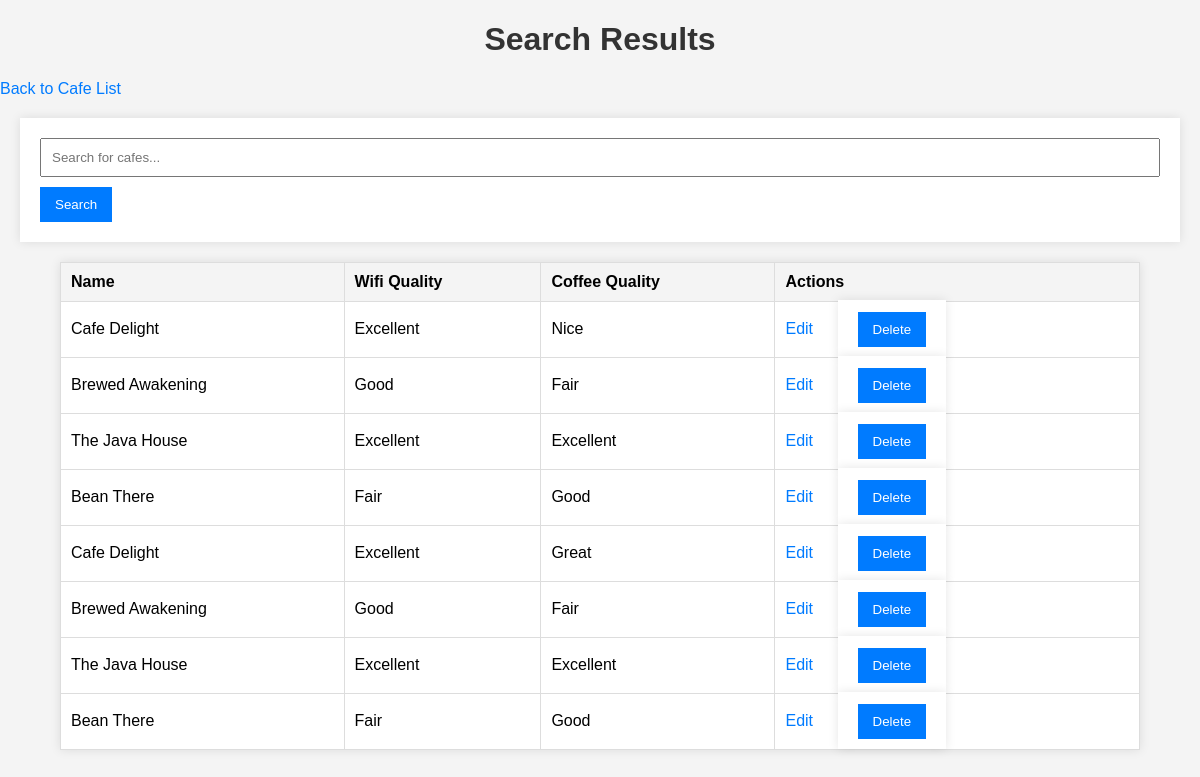
Screenshot of /search with the database file from the repository.
### tables this page shows
CREATE TABLE cafes (
            id INTEGER PRIMARY KEY AUTOINCREMENT,
            name TEXT NOT NULL,
            wifi TEXT NOT NULL,
            coffee TEXT NOT NULL
        );

### app.py (the view)
@app.route('/search', methods=['GET'])
def search():
    query = request.args.get('query', '')
    conn = get_db()
    cafes = conn.execute('SELECT * FROM cafes WHERE name LIKE ?', (f'%{query}%',)).fetchall()
    conn.close()
    return render_template('search.html', cafes=cafes, query=query)

### app.py (called while the page is built)
def get_db():
    conn = sqlite3.connect(DATABASE)
    conn.row_factory = sqlite3.Row
    return conn

### Templates/search.html (shortened to what this page needs)
<!DOCTYPE html>
<html lang="en">
<head>
    <link rel="stylesheet" href="{{ url_for('static', filename='styles.css') }}">
</head>
<body>
    <h1>Search Results</h1>
    <a href="{{ url_for('index') }}">Back to Cafe List</a>
    <form action="{{ url_for('search') }}" method="GET">
        <input type="text" name="query" value="{{ query }}" placeholder="Search for cafes...">
        <button type="submit">Search</button>
    </form>
    <table>
        <thead>
            <tr>
                <th>Name</th>
                <th>Wifi Quality</th>
                <th>Coffee Quality</th>
                <th>Actions</th>
            </tr>
        </thead>
        <tbody>
            {% for cafe in cafes %}
            <tr>
                <td>{{ cafe.name }}</td>
                <td>{{ cafe.wifi }}</td>
                <td>{{ cafe.coffee }}</td>
                <td>
                    <a href="{{ url_for('edit_cafe', id=cafe.id) }}">Edit</a>
                    <form action="{{ url_for('delete_cafe', id=cafe.id) }}" method="POST" style="display:inline;">
                        <button type="submit">Delete</button>
                    </form>
                </td>
            </tr>
            {% endfor %}
        </tbody>
    </table>
</body>
</html>

### Static/styles.css (style rules this page uses)
body { font-family: Arial, sans-serif; margin: 0; padding: 0; background-color: #f4f4f4; }
h1 { color: #333; text-align: center; }
a { text-decoration: none; color: #007bff; }
table { width: 90%; margin: 20px auto; border-collapse: collapse; background: #fff; box-shadow: 0 0 10px rgba(0,0,0,0.1); }
table, th, td { border: 1px solid #ddd; }
th, td { padding: 10px; text-align: left; }
th { background-color: #f4f4f4; }
form { margin: 20px; padding: 20px; background: #fff; box-shadow: 0 0 10px rgba(0,0,0,0.1); }
input { padding: 10px; width: 100%; box-sizing: border-box; margin-bottom: 10px; }
button { padding: 10px 15px; color: #fff; background-color: #007bff; border: none; cursor: pointer; }

### rows the page displays
cafes: name "Cafe Delight", wifi "Excellent", coffee "Nice"
cafes: name "Brewed Awakening", wifi "Good", coffee "Fair"
cafes: name "The Java House", wifi "Excellent", coffee "Excellent"
cafes: name "Bean There", wifi "Fair", coffee "Good"
cafes: name "Cafe Delight", wifi "Excellent", coffee "Great"
cafes: name "Brewed Awakening", wifi "Good", coffee "Fair"
cafes: name "The Java House", wifi "Excellent", coffee "Excellent"
cafes: name "Bean There", wifi "Fair", coffee "Good"
